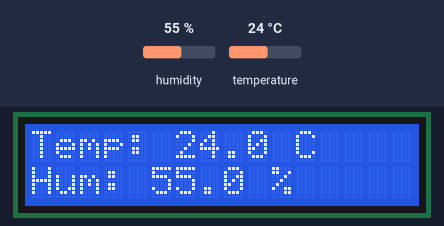
A sketch run on a simulated Arduino Uno, built with avr-gcc and run on an emulated ATmega328P. Shown: 16×2 character LCD. The test bench sets the inputs (shaded band); at power-on: humidity 55 %, temperature 24 °C. What the sketch prints to the serial monitor is not drawn.

Above: at 2.2 s.
2.3 s: humidity set to 22 %
At 4.0 s:
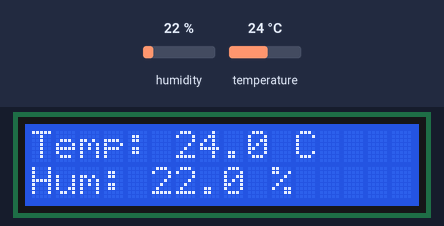
5.0 s: temperature set to 12 °C
At 5.7 s:
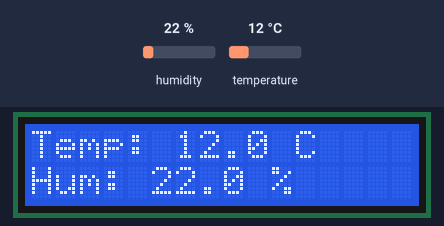
7.7 s: humidity set to 40 %
At 10.3 s:
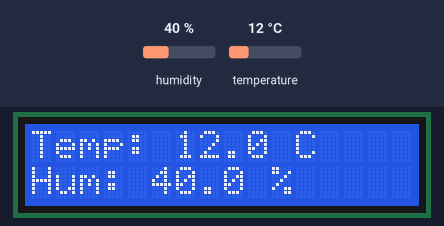
10.7 s: temperature set to 19 °C
At 11.9 s:
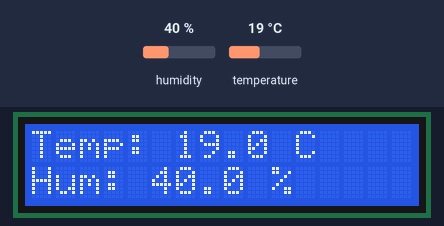
Timing chart, 0 to 13.7 s (numbered marks = the images above; inputs shaded):
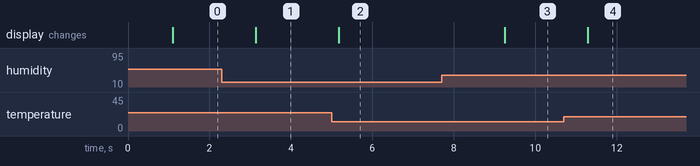

The sketch:

DHT11Code.ino
```cpp
#include <LiquidCrystal.h>
#include <DHT.h>

#define DHTPIN 8
#define DHTTYPE DHT11

LiquidCrystal lcd(7, 6, 5, 4, 3, 2);
DHT dht(DHTPIN, DHTTYPE);

void setup() {
  dht.begin();
  lcd.begin(16, 2);

  // --- Personalized startup message ---
  lcd.setCursor(0, 0);
  lcd.print("Saint Nelson");
  lcd.setCursor(0, 1);
  lcd.print("System Online...");

  Serial.begin(9600); // TX0=1, RX0=0
  delay(1000);        // shorter greeting delay
}

void loop() {
  float humidity = dht.readHumidity();
  float temperature = dht.readTemperature();

  // --- LCD Display ---
  lcd.clear();
  lcd.setCursor(0, 0);
  lcd.print("Temp: ");
  lcd.print(temperature, 1);
  lcd.print(" C");

  lcd.setCursor(0, 1);
  lcd.print("Hum: ");
  lcd.print(humidity, 1);
  lcd.print(" %");

  // --- Virtual Terminal Output ---
  Serial.print("Temperature: ");
  Serial.print(temperature);
  Serial.println(" C");

  Serial.print("Humidity: ");
  Serial.print(humidity);
  Serial.println(" %");

  delay(1000); // faster refresh
}
```

Measured:
- after the input at 2.3 s, the display: changes after 0.83 s (image 1)
- after the input at 5.0 s, the display: changes after 0.17 s (image 2)
- after the input at 7.7 s, the display: changes after 1.5 s (image 3)
- after the input at 10.7 s, the display: changes after 0.58 s (image 4)
